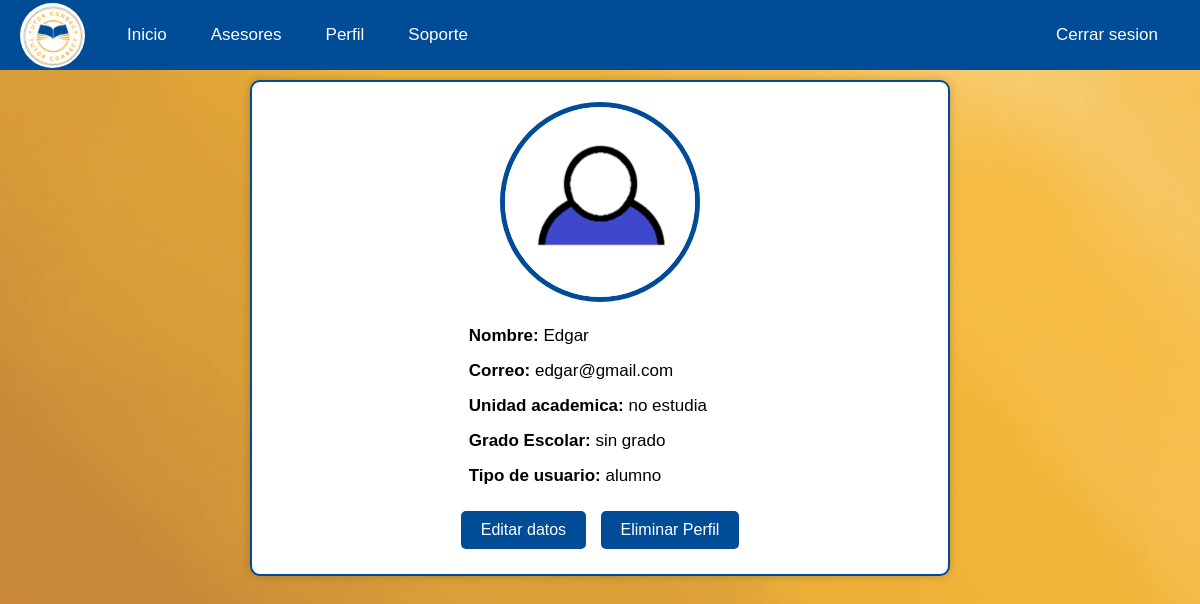
The page /usuario.php (signed in) on the database its author committed.
### tables this page shows
CREATE TABLE `usuarios` (
  `Id` int(11) NOT NULL,
  `nombre` varchar(50) NOT NULL,
  `correo` varchar(30) NOT NULL,
  `institucion` varchar(50) NOT NULL,
  `grado` varchar(30) NOT NULL,
  `contrasena` varchar(30) NOT NULL,
  `tipo` varchar(10) NOT NULL,
  `materia` varchar(50) NOT NULL,
  `info` varchar(300) NOT NULL
);

### usuario.php (the view, shortened to what this page needs)
<?php
    include 'assets/php/conexion_bd.php';
    $datos = mysqli_query($conexion, "SELECT * FROM usuarios WHERE correo = '$_SESSION[usuario]'");
    $dato = mysqli_fetch_array($datos);
?>
<!DOCTYPE html>
<html lang="en">
<head>
    <link rel="stylesheet" href = "assets/css/estilos_navbar.css">
    <link rel="stylesheet" href = "assets/css/estilos_usuario.css">
</head>
<body>
    <nav class="navbar_main">
        <div class="navbar-iz">
            <img src="/Tutor-Connect/assets/images/logo.png" alt="logo">
            <a href="/Tutor-Connect/inicio/views/inicio.php">Inicio</a>
            <a href="/Tutor-Connect/assets/php/usuarios.php">Asesores</a>
            <a href="/Tutor-Connect/usuario.php">Perfil</a>
            <a href="/Tutor-Connect/ayuda/ayuda.html">Soporte</a>
        </div>
        <div class='navbar-de'>
            <a href='/Tutor-Connect/assets/php/logout.php'> Cerrar sesion </a>
        </div>
    </nav>
    <div class = "contenedor">
        <div class = "contenedor_foto">
            <img src="/Tutor-Connect/assets/images/usuario.png" alt="foto_perfil">
        </div>
        <div class = "informacion">
            <p> <b> Nombre: </b> <?php echo $dato['nombre']; ?>  </p>
            <p> <b> Correo: </b> <?php echo $dato['correo']; ?> </p>
            <p> <b> Unidad academica: </b> <?php echo $dato['institucion']; ?> </p>
            <p> <b> Grado Escolar: </b> <?php echo $dato['grado']; ?> </p>
            <p> <b> Tipo de usuario: </b> <?php echo $dato['tipo']; ?> </p>
            <div class="crud-container">
                <a href="assets/php/crud.php" class="crud-link">Editar datos</a>
                <a href="assets/php/eliminar.php" class="crud-link" onclick="return confirmar();">Eliminar Perfil</a>
            </div>
        </div>
    </div>
</body>
</html>

### assets/css/estilos_navbar.css (style rules this page uses)
* { margin: 0; padding: 0; box-sizing: border-box; text-decoration: none; font-family: Arial, sans-serif; }
.navbar_main { height: 70px; background-color: #004C97; overflow: hidden; display: flex; justify-content: space-between; align-items: center; padding: 14px 20px; }
.navbar_main img { margin-right: 20px; border-radius: 50%; width: 65px; }
.navbar-iz a, .navbar-de a { color: white; text-align: center; padding: 10px 20px; text-decoration: none; margin-right: 0px; border: 2px solid #004C97; font-size: 17px; transition: all 600ms; }
.navbar-iz { display: flex; align-items: center; }
.navbar-de { display: flex; align-items: center; }

### assets/css/estilos_usuario.css (style rules this page uses)
* { margin: 0; padding: 0; box-sizing: border-box; text-decoration: none; font-family: Arial, sans-serif; }
body { background-image: url(../images/fondo1.png); background-size: cover; background-repeat: no-repeat; background-position: center; background-attachment: fixed; font-family: Arial, sans-serif; color: #000000; }
.contenedor { border: 2px solid #004C97; max-width: 700px; margin: auto; margin-top: 10px; background-color: #fff; border-radius: 10px; padding: 20px; box-shadow: 0 0 10px rgba(0, 0, 0, 0.2); }
.contenedor_foto { text-align: center; margin-bottom: 20px; }
.contenedor_foto img { max-width: 200px; border-radius: 50%; border: 5px solid #004C97; }
.informacion p { margin-left: 30%; margin-bottom: 15px; color: #000000; font-size: 17px; }
.crud-container { margin-top: 20px; text-align: center; }
.crud-link { display: inline-block; margin: 5px; padding: 10px 20px; background-color: #004C97; color: #fff; border-radius: 5px; text-decoration: none; transition: background-color 0.3s ease; }

### rows shown on the page
usuarios: nombre "Edgar", correo "edgar@gmail.com", institucion "no estudia", grado "sin grado", tipo "alumno"
